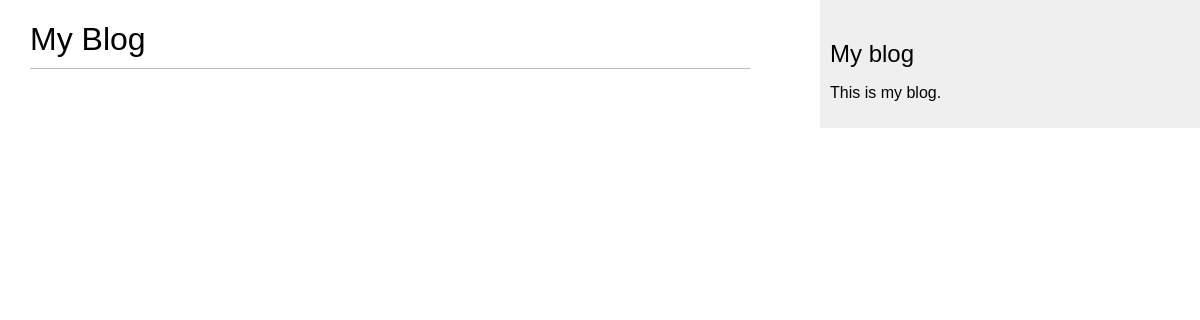
The page /blog/ on the database as committed earlier.
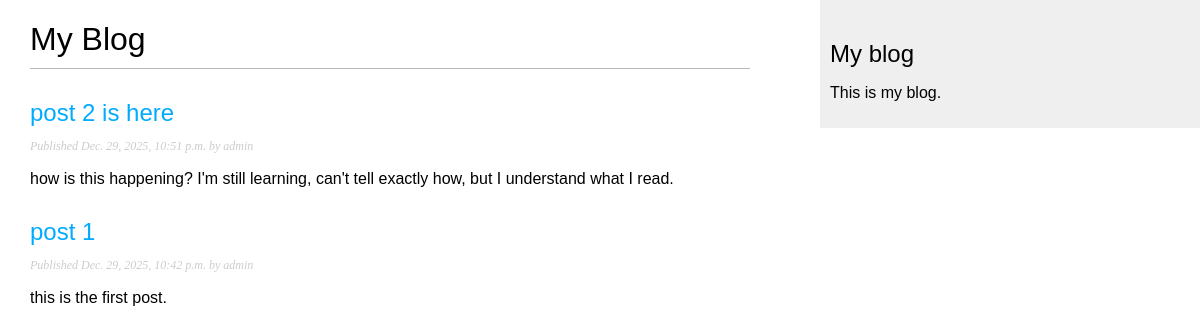
The same page on the database as committed later.
### blog/models.py (models this page shows, shortened)
class Post(models.Model):
    class Status(models.TextChoices):
        DRAFT = 'DF', 'Draft'
        PUBLISHED = 'PB', 'Published'
    title = models.CharField(max_length=250)
    slug = models.SlugField(max_length=250)
    author = models.ForeignKey(
        settings.AUTH_USER_MODEL,
        on_delete=models.CASCADE,
        related_name='blog_posts'
    )
    body = models.TextField()
    publish = models.DateTimeField(default=timezone.now)
    created = models.DateTimeField(auto_now_add=True)
    updated = models.DateTimeField(auto_now=True)
    status = models.CharField(
    max_length=2,
    choices=Status,
    default=Status.DRAFT
    )
    objects = models.Manager() # The default manager.
    published = PublishedManager() # Our custom manager.
    class Meta:
        ordering = ['-publish']
        indexes = [
            models.Index(fields=['-publish']),
        ]

### blog/views.py (the view)
# urls.py: path('', views.post_list, name='post_list'),
def post_list(request):
    posts = Post.published.all()
    return render(
        request,
        'blog/post/list.html',
        {'posts': posts}
    )

### blog/models.py (called while the page is built)
    def get_queryset(self):
        return (
            super().get_queryset().filter(status=Post.Status.PUBLISHED)
        )

### blog/templates/blog/post/list.html (shortened to what this page needs)
{% extends "blog/base.html" %}
{% block content %}
    <h1>My Blog</h1>
    {% for post in posts %}
        <h2>
            <a href="{% url 'blog:post_detail' post.id %}">
                {{ post.title }}
            </a>
        </h2>
        <p class="date">
        Published {{ post.publish }} by {{ post.author }}
        </p>
        {{ post.body|truncatewords:30|linebreaks }}
    {% endfor %}
{% endblock %}

### blog/templates/blog/base.html (shortened to what this page needs)
{% load static %}
<!DOCTYPE html>
<html>
<head>
    <link href="{% static "css/blog.css" %}" rel="stylesheet">
</head>
<body>
    <div id="content">
        {% block content %}
        {% endblock %}
    </div>
    <div id="sidebar">
        <h2>My blog</h2>
        <p>This is my blog.</p>
    </div>
</body>
</html>

### blog/static/css/blog.css (style rules this page uses)
body { margin:0; padding:0; font-family:helvetica, sans-serif; }
a { color:#00abff; text-decoration:none; }
h1 { font-weight:normal; border-bottom:1px solid #bbb; padding:0 0 10px 0; }
h2 { font-weight:normal; margin:30px 0 0; }
#content { float:left; width:60%; padding:0 0 0 30px; }
#sidebar { float:right; width:30%; padding:10px; background:#efefef; height:100%; }
p.date { color:#ccc; font-family: georgia, serif; font-size: 12px; font-style: italic; }

Rows that differ between the two databases and show on the page:
added Post: title "post 2 is here", publish "Dec. 29, 2025, 10:51 p.m.", author "admin", body "how is this happening? I'm still learning, can't tell exactly how, but I understand what I read."
added Post: title "post 1", publish "Dec. 29, 2025, 10:42 p.m.", author "admin", body "this is the first post."
